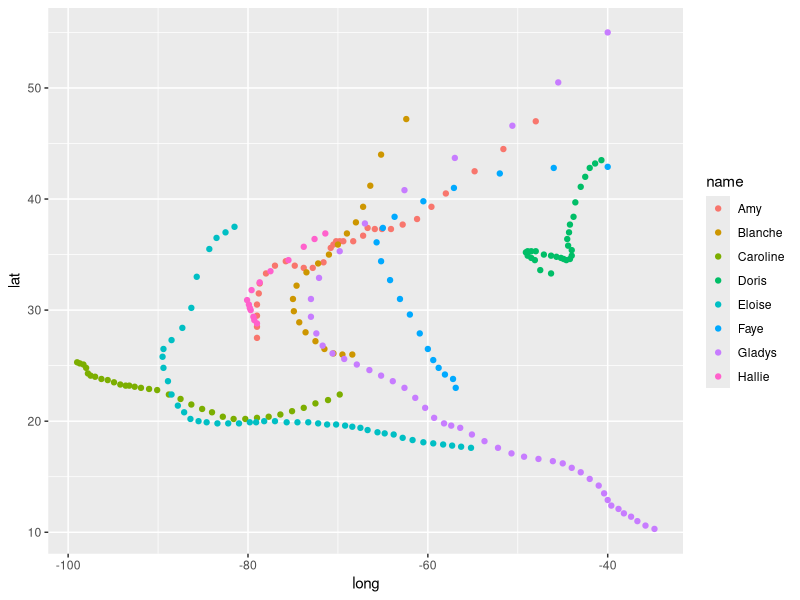
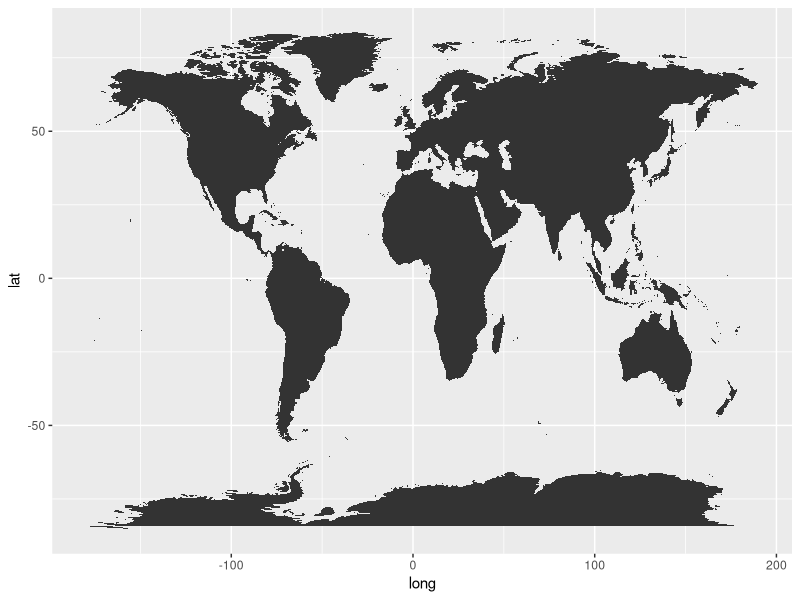
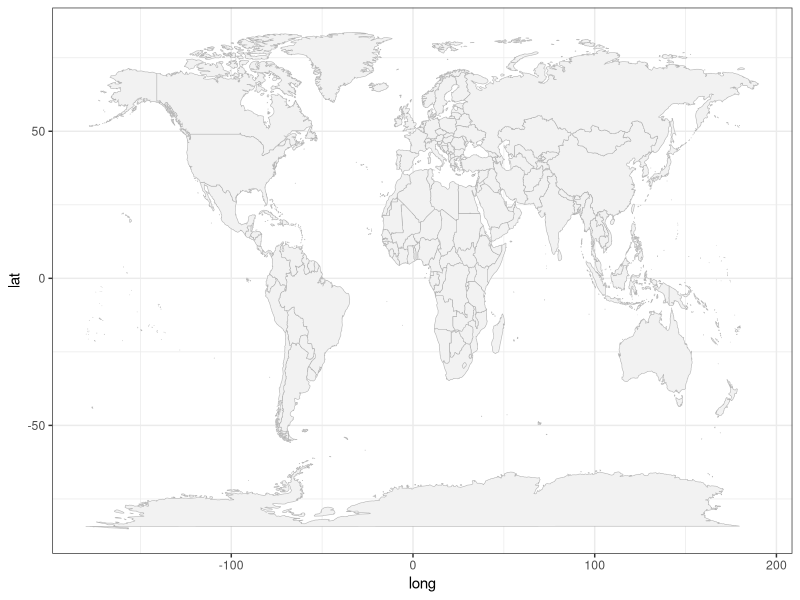
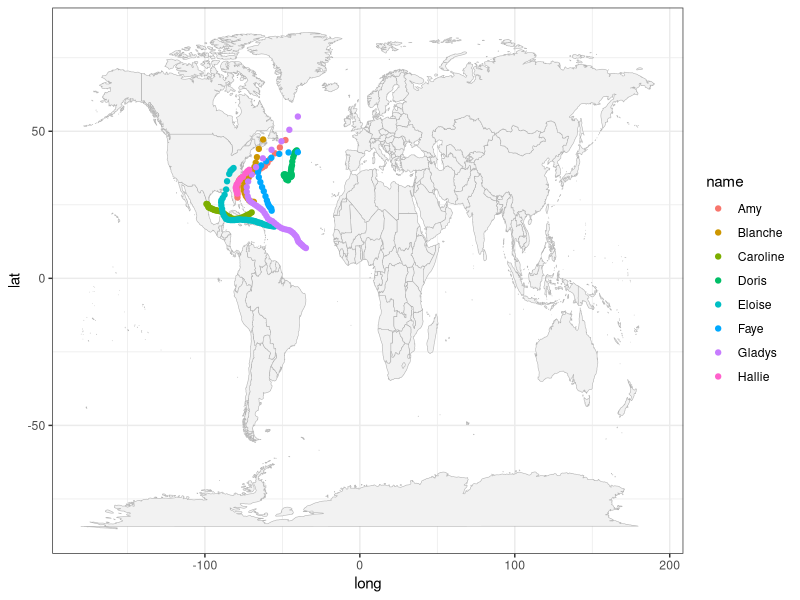
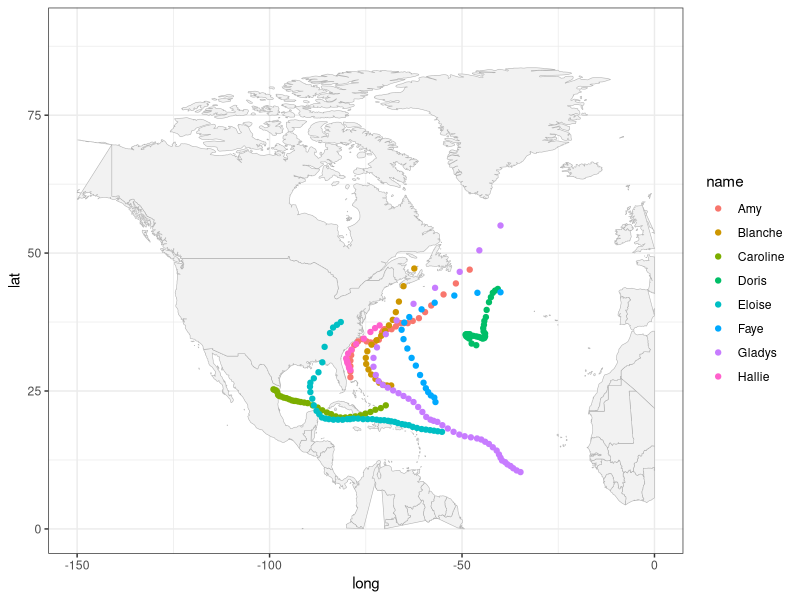
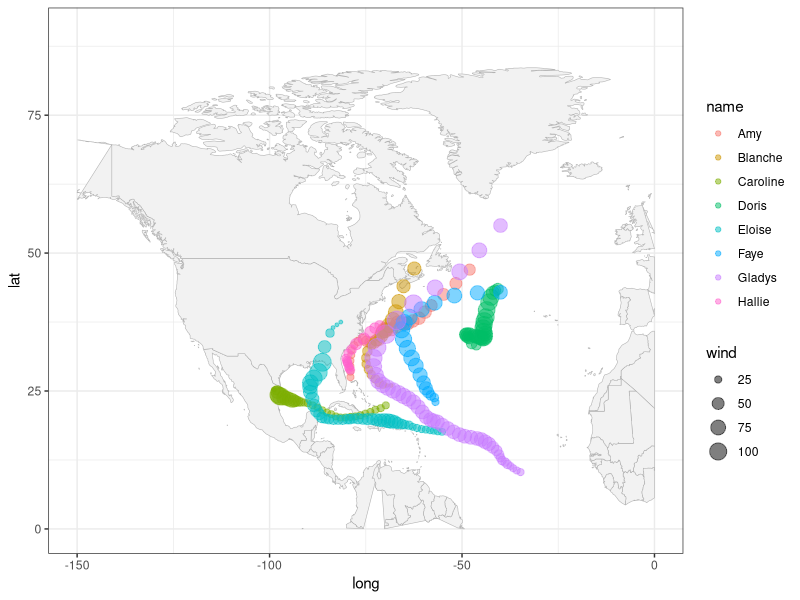
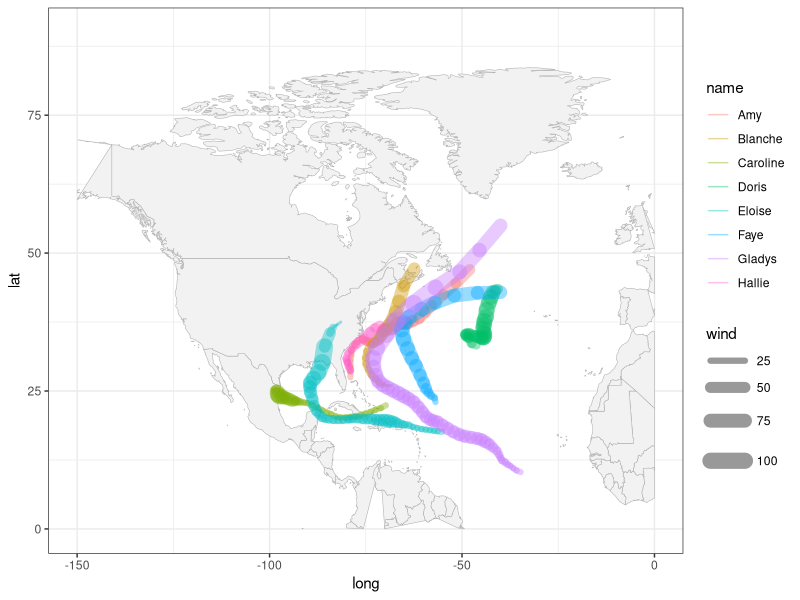
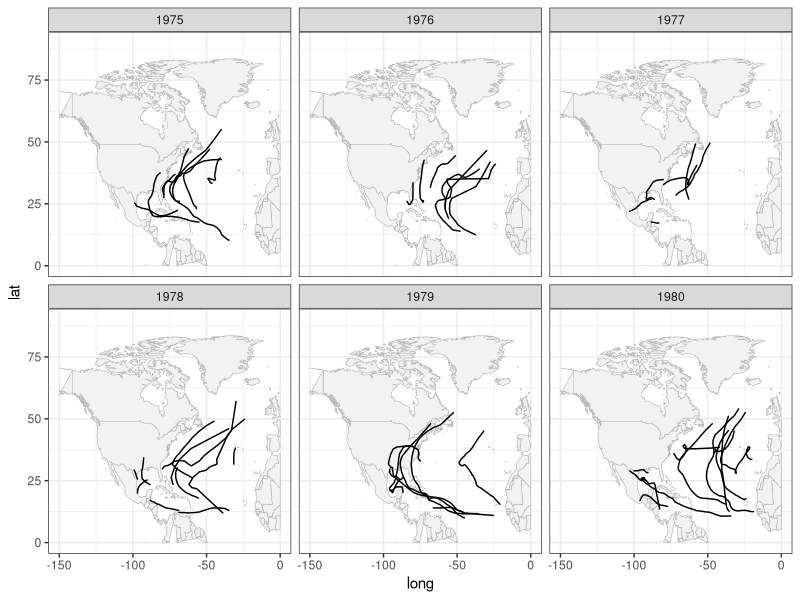

Write R code to recreate these figures, in order.
## ---- chunk 1
library(dplyr)
library(ggplot2)
library(maps)
## ---- chunk 2
storms75 <- filter(storms, year == 1975)
## ---- chunk 3
ggplot(data = storms75, aes(x = long, y = lat, color = name)) + 
  geom_point()
## ---- chunk 4
# world map data
world_map <- map_data("world")

# a default world map
ggplot() + 
  geom_polygon(data = world_map, 
               aes(x = long, y = lat, group = group))
## ---- chunk 5
# map "canvas" stored as gg_world
gg_world <- ggplot() + 
  geom_polygon(data = world_map, 
               aes(x = long, y = lat, group = group), 
               fill = "gray95", colour = "gray70", size = 0.2) +
  theme_bw()

gg_world
## ---- chunk 6
# world map, adding storms in 1975
gg_world +
  geom_point(data = storms75,
             aes(x = long, y = lat, color = name))
## ---- chunk 7
# zoom-in
gg_world +
  geom_point(data = storms75,
             aes(x = long, y = lat, color = name)) +
  xlim(c(-150, 0)) + 
  ylim(c(0, 90))
## ---- chunk 8
gg_world +
  geom_point(data = storms75,
             aes(x = long, y = lat, color = name, size = wind),
             alpha = 0.5) +
  xlim(c(-150, 0)) + 
  ylim(c(0, 90))
## ---- chunk 9
gg_world +
  geom_path(data = storms75,
             aes(x = long, y = lat, color = name, size = wind),
             lineend = "round", alpha = 0.4) +
  xlim(c(-150, 0)) + 
  ylim(c(0, 90))
## ---- chunk 10
storms_75_80 <- filter(storms, year %in% 1975:1980)
## ---- chunk 11
gg_world +
  geom_path(data = storms_75_80,
             aes(x = long, y = lat, group = name),
             lineend = "round") +
  xlim(c(-150, 0)) + 
  ylim(c(0, 90)) + 
  facet_wrap(~ year)
